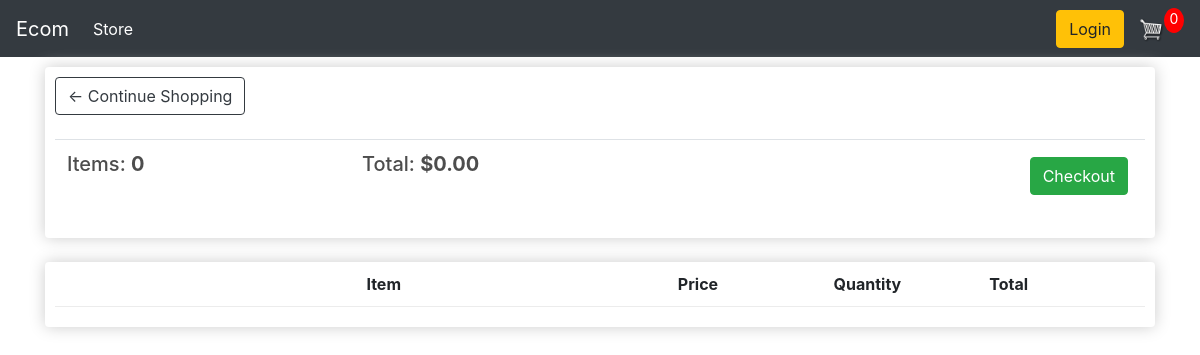
The page /cart/ (signed in) on the database as committed earlier.
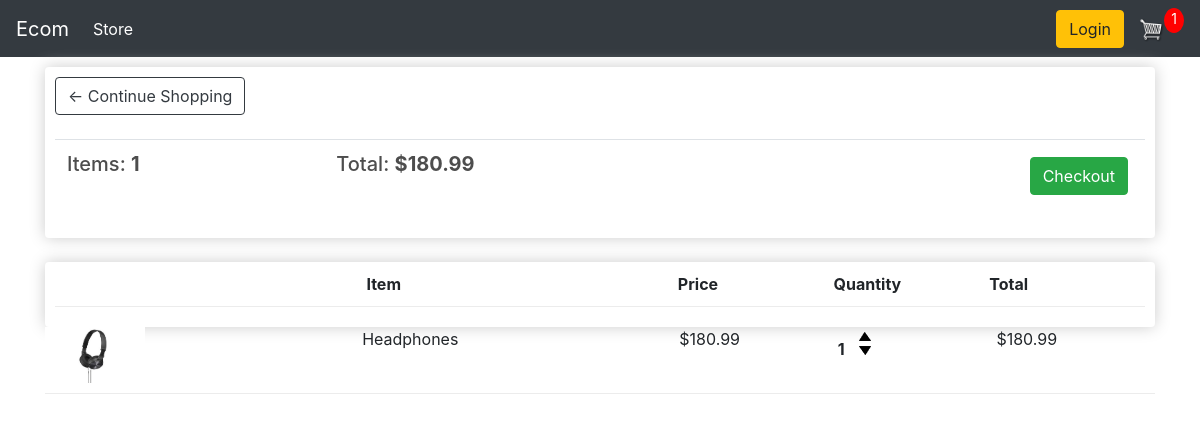
The same page on the database as committed later.
### store/models.py (models this page shows, shortened)
class Order(models.Model):
    customer = models.ForeignKey(Customer, on_delete=models.SET_NULL, blank=True, null=True)
    date_ordered = models.DateTimeField(auto_now_add=True)
    complete = models.BooleanField(default=False, null=True, blank=False)
    transaction_id = models.CharField(max_length=200, null=True)
    shipping = models.CharField(max_length=200, null=True)
    @property
    def shipping(self):
        shipping = False
        orderitems = self.orderitem_set.all()
        for i in orderitems:
            if i.product.digital == False:
                shipping = True
        return shipping
    @property
    def get_cart_total(self):
        orderitems = self.orderitem_set.all()
        total = sum([item.get_total for item in orderitems])
        return total
    @property
    def get_cart_items(self):
        orderitems = self.orderitem_set.all()
        total = sum([item.quantity for item in orderitems])
        return total

class OrderItem(models.Model):
    product = models.ForeignKey(Product, on_delete=models.SET_NULL, blank=True, null=True)
    order = models.ForeignKey(Order, on_delete=models.SET_NULL, blank=True, null=True)
    quantity = models.IntegerField(default=0, null=True, blank=True)
    date_added = models.DateTimeField(auto_now_add=True)
    @property
    def get_total(self):
        total = self.product.price * self.quantity
        return total

class Product(models.Model):
    name = models.CharField(max_length=200, null=True)
    price = models.FloatField()
    digital = models.BooleanField(default=False, null=True, blank=False)
    image = models.ImageField(null=True, blank=True)
    @property
    def imageURL(self):
        try:
            url = self.image.url
        except:
            url = ''
        return url

### store/views.py (the view)
# urls.py: path('cart/',views.cart, name="cart"),
def cart(request):
    if request.user.is_authenticated:
        customer = request.user.customer
        order, created = Order.objects.get_or_create(customer=customer, complete=False)
        items = order.orderitem_set.all()
        cartItems = order.get_cart_items
    else:
        items = []
        order = {"get_cart_total": 0, "get_cart_items": 0}
        cartItems = order["get_cart_items"]
    context = {"items": items, "order": order, "cartItems": cartItems}
    return render(request, "store/cart.html", context)

### store/templates/store/cart.html
{% extends 'store/main.html' %}
{% load static %}
{% block content %}
    <div class="row">
        <div class="col-lg-12">
            <div class="box-element">
                <a class="btn btn-outline-dark" href="{% url 'store' %}">&#x2190; Continue Shopping</a>
                <br>
                <br>
                <table class="table">
                    <tr>
                        <th><h5>Items: <strong>{{order.get_cart_items}}</strong></h5></th>
                        <th><h5>Total: <strong>${{order.get_cart_total|floatformat:2}}</strong></h5></th>
                        <th>
                            <a style="float:right; margin:5px" class="btn btn-success" href="{% url 'checkout' %}">Checkout</a>
                        </th>
                    </tr>
                </table>
            </div>
            <br>
            <div class="box-element">
                <div class="cart-row">
                    <div style="flex:2"></div>
                    <div style="flex:2"><strong>Item</strong></div>
                    <div style="flex:1"><strong>Price</strong></div>
                    <div style="flex:1"><strong>Quantity</strong></div>
                    <div style="flex:1"><strong>Total</strong></div>
                </div>
            </div>
            {% for item in items %}
            <div class="cart-row">
                <div style="flex:2"><img class="row-image" src="{{item.product.imageURL}}"></div>
                <div style="flex:2">{{item.product.name}}</div>
                <div style="flex:1">${{item.product.price|floatformat:2}}</div>
                <div style="flex:1">
                    <p class="quantity">{{item.quantity}}</p>
                    <div class="quantity">
                        <img data-product="{{item.product.id}}" data-action="add"  class="chg-quantity update-cart" src="{% static  'images/arrow-up.png' %}">
                        <img data-product="{{item.product.id}}" data-action="remove" class="chg-quantity update-cart" src="{% static  'images/arrow-down.png' %}">
                    </div>
                </div>
                    <div style="flex:1">${{item.get_total}}</div>
            </div>
            {% endfor %}
        </div>
    </div>
{% endblock content %}

### store/templates/store/main.html (shortened to what this page needs)
<!DOCTYPE html>
{% load static %}
<html>
    <head>
          <link rel="stylesheet" href="{% static 'css/main.css' %}" />
          <link rel="stylesheet" href="https://stackpath.bootstrapcdn.com/bootstrap/4.4.1/css/bootstrap.min.css">
    </head>
<body>
    <nav class="navbar navbar-expand-lg navbar-dark bg-dark">
        <a class="navbar-brand" href="{% url 'store' %}">Ecom</a>
        <div class="collapse navbar-collapse" id="navbarSupportedContent">
          <ul class="navbar-nav mr-auto">
            <li class="nav-item active">
              <a class="nav-link" href="{% url 'store' %}">Store <span class="sr-only">(current)</span></a>
            </li>
          </ul>
          <div class="form-inline my-2 my-lg-0">
            <a href="#"class="btn btn-warning">Login</a>
            <a href="{% url 'cart' %}">
               <img  id="cart-icon" src="{% static 'images/cart.png' %}">
           </a>
           <p id="cart-total">{{cartItems}}</p>
        </div>
      </nav>
    <div class="container">
        {% block content %}
        {% endblock content %}
    </div>
</body>
</html>

### static/css/main.css (style rules this page uses)
body { background-color: hsl(0, 0%, 98%); }
h1,h2,h3,h4,h5,h6 { color:hsl(0, 0%, 30%); }
.box-element { box-shadow:hsl(0, 0%, 80%) 0 0 16px; background-color: #fff; border-radius: 4px; padding: 10px; }
.bg-dark { background-color: #4f868c!important; }
#cart-icon { width:25px; display: inline-block; margin-left: 15px; }
#cart-total { display: block; text-align: center; color:#fff; background-color: red; width: 20px; height: 25px; border-radius: 50%; font-size: 14px; }
.col-lg-4, .col-lg-6, .col-lg-8, .col-lg-12 { margin-top: 10px; }
.btn { border-radius: 0; }
.row-image { width: 100px; }
.cart-row { display: flex; align-items: flex-stretch; padding-bottom: 10px; margin-bottom: 10px; border-bottom: 1px solid #ececec; }
.quantity { display: inline-block; font-weight: 700; padding-right:10px; }
.chg-quantity { width: 12px; cursor: pointer; display: block; margin-top: 5px; transition:.1s; }

Rows that differ between the two databases and show on the page:
computed for Order: get_cart_items "0" → "1"; get_cart_total "0.00" → "180.99"
added OrderItem: product.imageURL (picture), product.name "Headphones", product.price "180.99", quantity "1", get_total "180.99"
Other text that changed with them:
{{ cartItems }}: "0" → "1"
